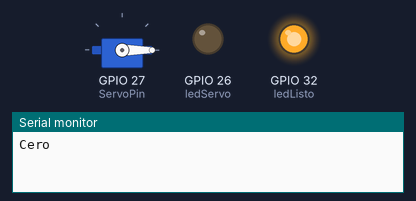
Recording of a sketch running on a simulated ESP32. On the bench: servo, output pins drawn as LEDs (lit = HIGH), the last lines printed to the serial monitor.

Above: at 0.1 s.
At 6.1 s:
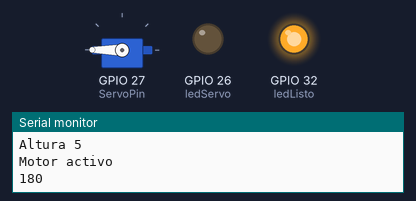
Timing chart, 0 to 9.5 s (numbered marks = the images above):
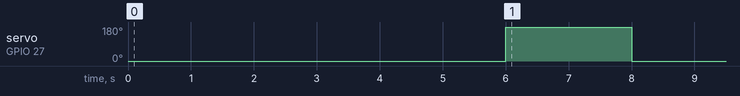

The sketch:

ServoOperacional.ino
```cpp
// Codigo operacional del servo motor, indica con luz verde cuando se inicializo correctamente
// luego, espera a que la variable "altura" llegue a 12 para moverse los grados necesario para
// accionar le sistema que desancla el globo
#include <ESP32Servo.h>
Servo ServoGlobo;  // create servo object to control a servo

// Recommended PWM GPIO pins on the ESP32 include 2,4,12-19,21-23,25-27,32-33
const int ServoPin = 27;
const int ledListo = 32;
const int ledServo = 26;
int altura = 0;
int pos;

void setup() {
  pinMode(ledListo, OUTPUT);
  pinMode(ledServo, OUTPUT);
  ServoGlobo.setPeriodHertz(50);
  ServoGlobo.attach(ServoPin);
  Serial.begin(9600);
  Serial.println("Cero");
  digitalWrite(ledListo, HIGH);
  ServoGlobo.write(0);
}
float tiem;
void loop() {

  delay(1000);
  if (altura < 6){
    Serial.print("Altura ");
    Serial.println(altura);
    altura = altura + 1;
  }

  if (altura == 6){
    altura = altura + 1;
    Serial.println("Motor activo");
    /*
    digitalWrite (ledServo, HIGH);  // prender servo y led
    for (tiem = 0; tiem<10; tiem+=1);
      {
        for (pos = 0; pos <= 180; pos += 1) {
          ServoGlobo.write(pos);
          delay(10);
        }
      }
    delay(3000);
    */
    Serial.println("180");
    ServoGlobo.write(180);
    delay(2000);
    ServoGlobo.write(0);
    digitalWrite (ledServo, LOW);
  }
}
```

Measured:
- by itself, servo on GPIO 27 (ServoPin): 0° → 180° at 6.0 s, → 0° 2.0 s later
